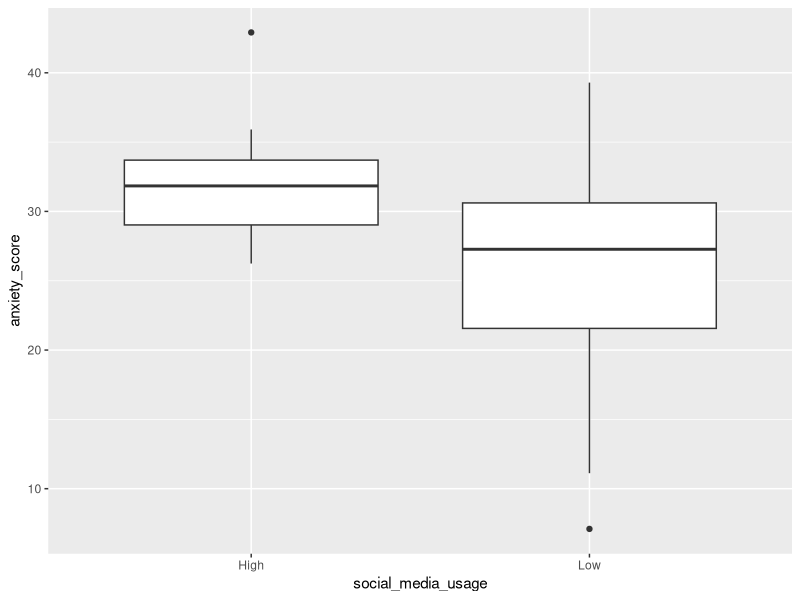
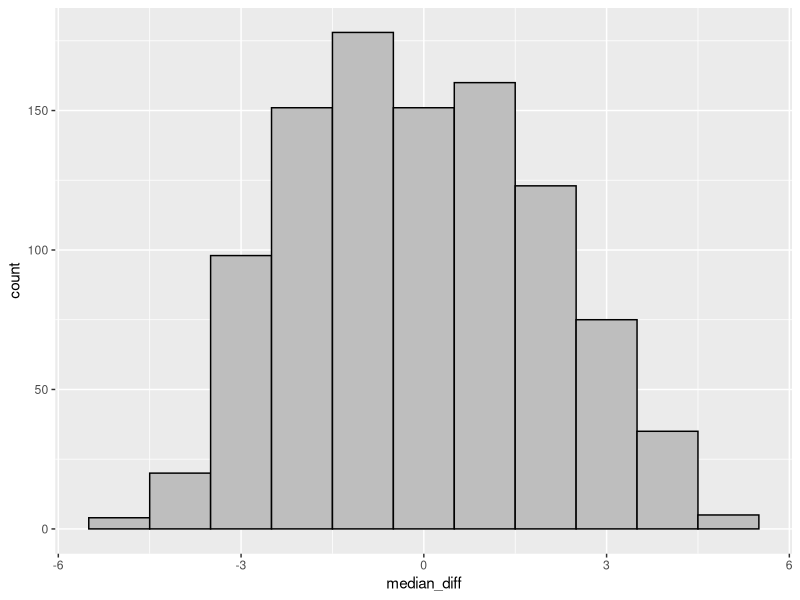
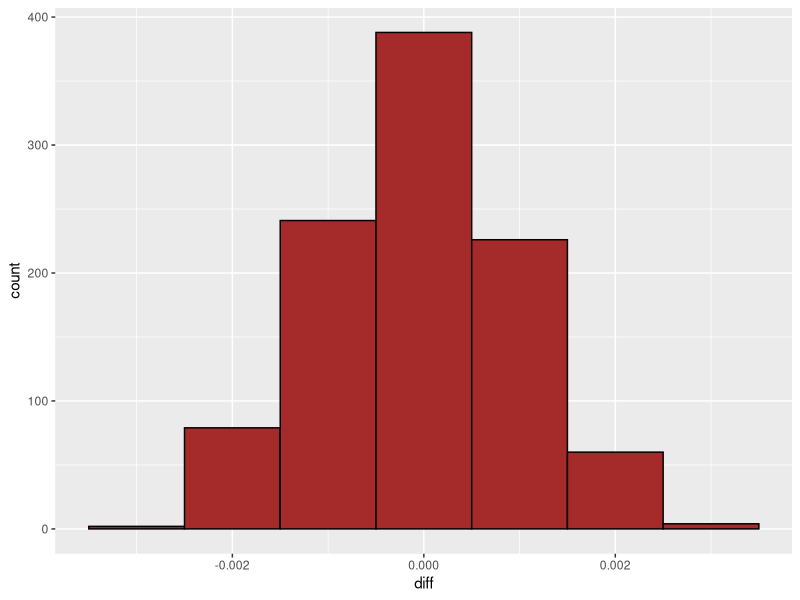

Generate these figures, in order, with R:
## ---- chunk 1
library(tidyverse)
library(knitr)
opts_chunk$set(warning = FALSE, message = FALSE)
## ---- chunk 2
social_media_usage <- c(rep("Low", 30), rep("High", 16));
anxiety_score <- c(24.64, 39.29, 16.32, 32.83, 28.02, 
                   33.31, 20.60, 21.13, 26.69, 28.90,
                   26.43, 24.23, 7.10,  32.86, 21.06,
                   28.89, 28.71, 31.73, 30.02, 21.96,
                   25.49, 38.81, 27.85, 30.29, 30.72,
                   21.43, 22.24, 11.12, 30.86, 19.92,
                   33.57, 34.09, 27.63, 31.26,
                   35.91, 26.68, 29.49, 35.32,
                   26.24, 32.34, 31.34, 33.53,
                   27.62, 42.91, 30.20, 32.54)

anxiety_data <- tibble(social_media_usage, anxiety_score)
glimpse(anxiety_data)
## ---- chunk 3

anxiety_data %>% ggplot(aes(x = social_media_usage, y = anxiety_score)) + 
  geom_boxplot()


## ---- chunk 4
# Note: including the .groups="drop" option in summarise() will suppress a friendly 
# warning R prints otherwise "`summarise()` ungrouping output (override with 
#`.groups` argument)".  
  # Including the .groups="drop" option is optional, but you should include it if you 
#don't want to see that warning.
test_stat <- anxiety_data %>% group_by(social_media_usage) %>%
  summarise(medians = median(anxiety_score), .groups="drop") %>%
  summarise(value = diff(medians))
test_stat <- as.numeric(test_stat)
test_stat

set.seed(523)
repetitions <- 1000;
simulated_values <- rep(NA, repetitions)

for(i in 1:repetitions){
  simdata <- anxiety_data %>% mutate(social_media_usage = sample(social_media_usage))

  sim_value <- simdata %>% group_by(social_media_usage) %>%
    summarise(medians = median(anxiety_score), .groups="drop") %>%
    summarise(value = diff(medians))
  
  simulated_values[i] <- as.numeric(sim_value)
}

sim <- tibble(median_diff = simulated_values)

sim %>% ggplot(aes(x=median_diff)) + geom_histogram(binwidth=1, color="black", fill="gray")

# Calculate p-value
num_more_extreme <- sim %>% filter(abs(median_diff) >= abs(test_stat)) %>% summarise(n())

p_value <- as.numeric(num_more_extreme / repetitions)
p_value
## ---- chunk 5
library(tidyverse)

data2 <- tibble(group=c(rep("airbag",10541),rep("no_airbag",9867)),
                        outcome=c(rep("dead",45), rep("alive",10541-45), 
                                  rep("dead",62), rep("alive",9867-62)))

glimpse(data2)
## ---- chunk 6
set.seed(103) # Replace the number in the parentheses with the 1st, 3rd, and 5th
# digits in your student number.

repetitions <- 1000
sim_values <- rep(NA, repetitions) #replicates numeric values 
#for a specific number of times
## ---- chunk 7
test_stat2 <- data2 %>% group_by(group) %>%
  summarise(n = n(), deaths = sum(outcome == "dead"),
            prop = (deaths/n))%>%
  summarise(val = diff(prop))
test_stat2 <- as.numeric(test_stat2)

for (i in 1:repetitions){
  simdata2 <- data2 %>% mutate(group = sample(group))
  
  sim_value1 <- simdata2 %>% 
    group_by(group) %>%
    summarise(n = n(), deaths = sum(outcome == "dead"), 
              prop = (deaths/n))%>%
    summarise (val = diff(prop)) 
  
  sim_values[i] <- as.numeric(sim_value1)
}

sim2 <- tibble(diff = sim_values)
sim2 %>% ggplot(aes(x= diff)) +
  geom_histogram(binwidth = 0.001, color = "black", fill = "brown") 

extremes <- sim2 %>%
  filter(abs(diff) >= abs(test_stat2)) %>%
  summarise(n())
p_val <- as.numeric(extremes/repetitions)
p_val


